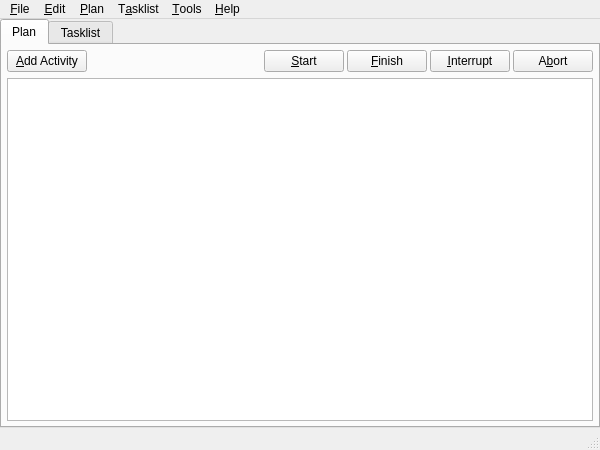
<?xml version="1.0" encoding="UTF-8"?>
<ui version="4.0">
 <class>MainWindow</class>
 <widget class="QMainWindow" name="MainWindow">
  <property name="geometry">
   <rect>
    <x>0</x>
    <y>0</y>
    <width>600</width>
    <height>450</height>
   </rect>
  </property>
  <property name="windowTitle">
   <string>LibrePlan</string>
  </property>
  <property name="windowIcon">
   <iconset>
    <normaloff>../../resources/icon.png</normaloff>../../resources/icon.png</iconset>
  </property>
  <widget class="QWidget" name="centralwidget">
   <property name="sizePolicy">
    <sizepolicy hsizetype="Expanding" vsizetype="Expanding">
     <horstretch>0</horstretch>
     <verstretch>0</verstretch>
    </sizepolicy>
   </property>
   <layout class="QVBoxLayout" name="windowLayout">
    <property name="sizeConstraint">
     <enum>QLayout::SetNoConstraint</enum>
    </property>
    <property name="leftMargin">
     <number>0</number>
    </property>
    <property name="topMargin">
     <number>0</number>
    </property>
    <property name="rightMargin">
     <number>0</number>
    </property>
    <property name="bottomMargin">
     <number>0</number>
    </property>
    <item>
     <widget class="QTabWidget" name="tabWidget">
      <property name="enabled">
       <bool>true</bool>
      </property>
      <property name="tabShape">
       <enum>QTabWidget::Rounded</enum>
      </property>
      <property name="elideMode">
       <enum>Qt::ElideNone</enum>
      </property>
      <widget class="QWidget" name="tab_plan">
       <attribute name="title">
        <string>Plan</string>
       </attribute>
       <layout class="QVBoxLayout" name="planLayout">
        <property name="spacing">
         <number>6</number>
        </property>
        <property name="leftMargin">
         <number>5</number>
        </property>
        <property name="topMargin">
         <number>5</number>
        </property>
        <property name="rightMargin">
         <number>5</number>
        </property>
        <property name="bottomMargin">
         <number>5</number>
        </property>
        <item>
         <layout class="QHBoxLayout" name="plan_button_layout">
          <property name="spacing">
           <number>3</number>
          </property>
          <item>
           <widget class="QPushButton" name="pushButton_add_activity">
            <property name="text">
             <string>&amp;Add Activity</string>
            </property>
           </widget>
          </item>
          <item>
           <spacer name="horizontalSpacer">
            <property name="orientation">
             <enum>Qt::Horizontal</enum>
            </property>
            <property name="sizeHint" stdset="0">
             <size>
              <width>40</width>
              <height>20</height>
             </size>
            </property>
           </spacer>
          </item>
          <item>
           <widget class="QPushButton" name="pushButton_start">
            <property name="text">
             <string>&amp;Start</string>
            </property>
           </widget>
          </item>
          <item>
           <widget class="QPushButton" name="pushButton_end">
            <property name="text">
             <string>&amp;Finish</string>
            </property>
           </widget>
          </item>
          <item>
           <widget class="QPushButton" name="pushButton_interrupt">
            <property name="text">
             <string>&amp;Interrupt</string>
            </property>
           </widget>
          </item>
          <item>
           <widget class="QPushButton" name="pushButton_abort">
            <property name="text">
             <string>A&amp;bort</string>
            </property>
           </widget>
          </item>
         </layout>
        </item>
        <item>
         <widget class="QTableView" name="table_plan">
          <property name="selectionBehavior">
           <enum>QAbstractItemView::SelectRows</enum>
          </property>
          <attribute name="verticalHeaderVisible">
           <bool>false</bool>
          </attribute>
          <attribute name="verticalHeaderHighlightSections">
           <bool>false</bool>
          </attribute>
         </widget>
        </item>
       </layout>
      </widget>
      <widget class="QWidget" name="tab_tasklist">
       <property name="enabled">
        <bool>true</bool>
       </property>
       <attribute name="title">
        <string>Tasklist</string>
       </attribute>
       <layout class="QVBoxLayout" name="tasklistLayout">
        <property name="leftMargin">
         <number>5</number>
        </property>
        <property name="topMargin">
         <number>5</number>
        </property>
        <property name="rightMargin">
         <number>5</number>
        </property>
        <property name="bottomMargin">
         <number>5</number>
        </property>
        <item>
         <layout class="QHBoxLayout" name="horizontalLayout">
          <item>
           <widget class="QPushButton" name="pushButton_new_task">
            <property name="text">
             <string>&amp;New Task</string>
            </property>
           </widget>
          </item>
          <item>
           <widget class="QLineEdit" name="tasklist_filter">
            <property name="placeholderText">
             <string>Filter...</string>
            </property>
            <property name="clearButtonEnabled">
             <bool>true</bool>
            </property>
           </widget>
          </item>
         </layout>
        </item>
        <item>
         <widget class="QTableView" name="table_tasklist">
          <property name="selectionBehavior">
           <enum>QAbstractItemView::SelectRows</enum>
          </property>
          <property name="sortingEnabled">
           <bool>true</bool>
          </property>
          <attribute name="verticalHeaderVisible">
           <bool>false</bool>
          </attribute>
          <attribute name="verticalHeaderHighlightSections">
           <bool>false</bool>
          </attribute>
         </widget>
        </item>
       </layout>
      </widget>
     </widget>
    </item>
   </layout>
  </widget>
  <widget class="QMenuBar" name="menubar">
   <property name="geometry">
    <rect>
     <x>0</x>
     <y>0</y>
     <width>600</width>
     <height>20</height>
    </rect>
   </property>
   <widget class="QMenu" name="menuFile">
    <property name="title">
     <string>&amp;File</string>
    </property>
    <addaction name="actionNew_Plan"/>
    <addaction name="separator"/>
    <addaction name="actionImport_Activities"/>
    <addaction name="actionExport_Plan"/>
    <addaction name="separator"/>
    <addaction name="actionImport_Tasks"/>
    <addaction name="actionExport_Tasklist"/>
    <addaction name="separator"/>
    <addaction name="actionExit"/>
   </widget>
   <widget class="QMenu" name="menuTools">
    <property name="title">
     <string>&amp;Tools</string>
    </property>
   </widget>
   <widget class="QMenu" name="menuHelp">
    <property name="title">
     <string>&amp;Help</string>
    </property>
    <addaction name="actionAbout"/>
   </widget>
   <widget class="QMenu" name="menuEdit">
    <property name="title">
     <string>&amp;Edit</string>
    </property>
   </widget>
   <widget class="QMenu" name="menuTasklist">
    <property name="title">
     <string>T&amp;asklist</string>
    </property>
    <widget class="QMenu" name="menuTask">
     <property name="title">
      <string>&amp;Task</string>
     </property>
     <addaction name="actionNew_Task"/>
     <addaction name="actionExport_Selected_Tasks"/>
     <addaction name="separator"/>
     <addaction name="actionDelete_Selected_Tasks"/>
    </widget>
    <addaction name="menuTask"/>
    <addaction name="separator"/>
   </widget>
   <widget class="QMenu" name="menuPlan">
    <property name="title">
     <string>&amp;Plan</string>
    </property>
    <widget class="QMenu" name="menuActivity">
     <property name="title">
      <string>&amp;Activity</string>
     </property>
     <addaction name="actionAdd_New_Activity"/>
     <addaction name="actionInsert_New_Activity"/>
     <addaction name="actionExport_Selected_Activities"/>
     <addaction name="separator"/>
     <addaction name="actionDelete_Selected_Activities"/>
    </widget>
    <addaction name="menuActivity"/>
    <addaction name="separator"/>
    <addaction name="actionStart"/>
    <addaction name="actionEnd"/>
    <addaction name="actionInterrupt"/>
    <addaction name="actionAbort"/>
   </widget>
   <addaction name="menuFile"/>
   <addaction name="menuEdit"/>
   <addaction name="menuPlan"/>
   <addaction name="menuTasklist"/>
   <addaction name="menuTools"/>
   <addaction name="menuHelp"/>
  </widget>
  <widget class="QStatusBar" name="statusbar"/>
  <action name="actionAbout">
   <property name="text">
    <string>&amp;About LibrePlan...</string>
   </property>
   <property name="shortcut">
    <string notr="true">F1</string>
   </property>
  </action>
  <action name="actionNew_Plan">
   <property name="text">
    <string>&amp;New Plan...</string>
   </property>
  </action>
  <action name="actionExport_Plan">
   <property name="text">
    <string>&amp;Export Plan...</string>
   </property>
  </action>
  <action name="actionImport_Activities">
   <property name="text">
    <string>&amp;Import Activities...</string>
   </property>
  </action>
  <action name="actionExit">
   <property name="text">
    <string>E&amp;xit</string>
   </property>
   <property name="shortcut">
    <string notr="true">Ctrl+Q</string>
   </property>
  </action>
  <action name="actionImport_Tasks">
   <property name="text">
    <string>I&amp;mport Tasks...</string>
   </property>
  </action>
  <action name="actionExport_Tasklist">
   <property name="text">
    <string>Ex&amp;port Tasklist...</string>
   </property>
  </action>
  <action name="actionNew_Task">
   <property name="text">
    <string>&amp;New Task</string>
   </property>
  </action>
  <action name="actionAdd_New_Activity">
   <property name="text">
    <string>&amp;Add New Activity</string>
   </property>
  </action>
  <action name="actionExport_Selected_Activities">
   <property name="text">
    <string>&amp;Export Selected...</string>
   </property>
  </action>
  <action name="actionExport_Selected_Tasks">
   <property name="text">
    <string>&amp;Export Selected...</string>
   </property>
  </action>
  <action name="actionStart">
   <property name="text">
    <string>&amp;Start</string>
   </property>
   <property name="shortcut">
    <string notr="true">Ctrl+R</string>
   </property>
  </action>
  <action name="actionEnd">
   <property name="text">
    <string>&amp;Finish</string>
   </property>
   <property name="shortcut">
    <string notr="true">Ctrl+E</string>
   </property>
  </action>
  <action name="actionInterrupt">
   <property name="text">
    <string>&amp;Interrupt</string>
   </property>
   <property name="shortcut">
    <string notr="true">Ctrl+I</string>
   </property>
  </action>
  <action name="actionAbort">
   <property name="text">
    <string>&amp;Abort</string>
   </property>
   <property name="shortcut">
    <string notr="true">Ctrl+B</string>
   </property>
  </action>
  <action name="actionDelete_Selected_Activities">
   <property name="text">
    <string>&amp;Delete Selected</string>
   </property>
  </action>
  <action name="actionDelete_Selected_Tasks">
   <property name="text">
    <string>&amp;Delete Selected</string>
   </property>
  </action>
  <action name="actionInsert_New_Activity">
   <property name="text">
    <string>&amp;Insert New Activity</string>
   </property>
  </action>
 </widget>
 <resources/>
 <connections/>
</ui>
